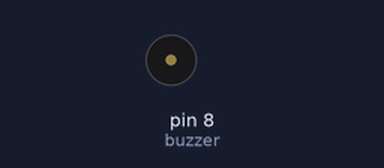
Recording of a sketch running on a simulated Arduino Uno, built with avr-gcc and run on an emulated ATmega328P. Shown: buzzer (waves = sounding).

Above: at 0.1 s.
At 0.6 s:
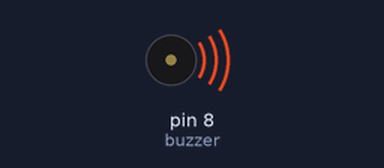
Timing chart, 0 to 2.3 s (numbered marks = the images above):
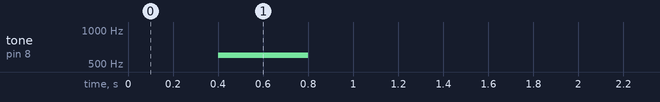

Measured:
- by itself, tone on pin 8 (buzzer): silent → 600 Hz at 0.40 s, → silent 0.40 s later

The sketch:

6.Complete.ino
```cpp
int buzzer = 8;

void setup() {
     pinMode(buzzer,OUTPUT);
      delay(400);
     tone(buzzer, 600,400);
     tone(buzzer,600,400);
     }
   void loop() {
}
```
